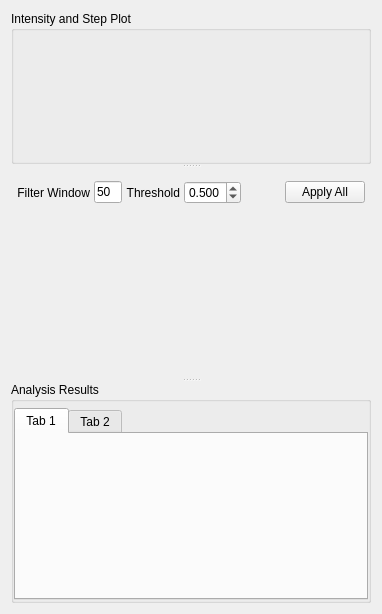
<?xml version="1.0" encoding="UTF-8"?>
<ui version="4.0">
 <class>StepAnalysisWidget</class>
 <widget class="QWidget" name="StepAnalysisWidget">
  <property name="geometry">
   <rect>
    <x>0</x>
    <y>0</y>
    <width>382</width>
    <height>614</height>
   </rect>
  </property>
  <property name="windowTitle">
   <string>Form</string>
  </property>
  <layout class="QVBoxLayout" name="verticalLayout_4">
   <item>
    <widget class="QSplitter" name="splitter">
     <property name="orientation">
      <enum>Qt::Vertical</enum>
     </property>
     <widget class="QGroupBox" name="groupBox">
      <property name="maximumSize">
       <size>
        <width>16777215</width>
        <height>16777215</height>
       </size>
      </property>
      <property name="title">
       <string>Intensity and Step Plot</string>
      </property>
      <layout class="QVBoxLayout" name="verticalLayout_5">
       <item>
        <widget class="IntensityStepPlots" name="intensityPlot" native="true"/>
       </item>
      </layout>
     </widget>
     <widget class="QWidget" name="layoutWidget">
      <layout class="QVBoxLayout" name="verticalLayout_3">
       <item>
        <widget class="QWidget" name="widget_3" native="true">
         <property name="minimumSize">
          <size>
           <width>0</width>
           <height>50</height>
          </size>
         </property>
         <property name="maximumSize">
          <size>
           <width>16777215</width>
           <height>50</height>
          </size>
         </property>
         <layout class="QVBoxLayout" name="verticalLayout_2">
          <property name="spacing">
           <number>4</number>
          </property>
          <property name="leftMargin">
           <number>6</number>
          </property>
          <property name="topMargin">
           <number>6</number>
          </property>
          <property name="rightMargin">
           <number>6</number>
          </property>
          <property name="bottomMargin">
           <number>6</number>
          </property>
          <item>
           <layout class="QHBoxLayout" name="horizontalLayout">
            <item>
             <widget class="QLabel" name="label">
              <property name="text">
               <string>Filter Window</string>
              </property>
              <property name="alignment">
               <set>Qt::AlignRight|Qt::AlignTrailing|Qt::AlignVCenter</set>
              </property>
             </widget>
            </item>
            <item>
             <widget class="QLineEdit" name="leWindowSize">
              <property name="text">
               <string>50</string>
              </property>
             </widget>
            </item>
            <item>
             <widget class="QLabel" name="label_2">
              <property name="text">
               <string>Threshold</string>
              </property>
              <property name="alignment">
               <set>Qt::AlignRight|Qt::AlignTrailing|Qt::AlignVCenter</set>
              </property>
             </widget>
            </item>
            <item>
             <widget class="QDoubleSpinBox" name="sbThreshold">
              <property name="decimals">
               <number>3</number>
              </property>
              <property name="maximum">
               <double>1.000000000000000</double>
              </property>
              <property name="singleStep">
               <double>0.100000000000000</double>
              </property>
              <property name="value">
               <double>0.500000000000000</double>
              </property>
             </widget>
            </item>
            <item>
             <spacer name="horizontalSpacer">
              <property name="orientation">
               <enum>Qt::Horizontal</enum>
              </property>
              <property name="sizeHint" stdset="0">
               <size>
                <width>120</width>
                <height>20</height>
               </size>
              </property>
             </spacer>
            </item>
            <item>
             <widget class="QPushButton" name="fitAll">
              <property name="text">
               <string>Apply All</string>
              </property>
             </widget>
            </item>
           </layout>
          </item>
         </layout>
        </widget>
       </item>
       <item>
        <widget class="QWidget" name="filterTable" native="true"/>
       </item>
      </layout>
     </widget>
     <widget class="QGroupBox" name="groupBox_2">
      <property name="title">
       <string>Analysis Results</string>
      </property>
      <layout class="QVBoxLayout" name="verticalLayout">
       <property name="spacing">
        <number>0</number>
       </property>
       <property name="leftMargin">
        <number>0</number>
       </property>
       <property name="topMargin">
        <number>6</number>
       </property>
       <property name="rightMargin">
        <number>0</number>
       </property>
       <property name="bottomMargin">
        <number>0</number>
       </property>
       <item>
        <widget class="QTabWidget" name="resultWidget">
         <widget class="QWidget" name="tab">
          <attribute name="title">
           <string>Tab 1</string>
          </attribute>
         </widget>
         <widget class="QWidget" name="tab_2">
          <attribute name="title">
           <string>Tab 2</string>
          </attribute>
         </widget>
        </widget>
       </item>
      </layout>
     </widget>
    </widget>
   </item>
  </layout>
 </widget>
 <customwidgets>
  <customwidget>
   <class>IntensityStepPlots</class>
   <extends>QWidget</extends>
   <header>napari_tracking_analysis.base.h</header>
   <container>1</container>
  </customwidget>
 </customwidgets>
 <resources/>
 <connections/>
</ui>
